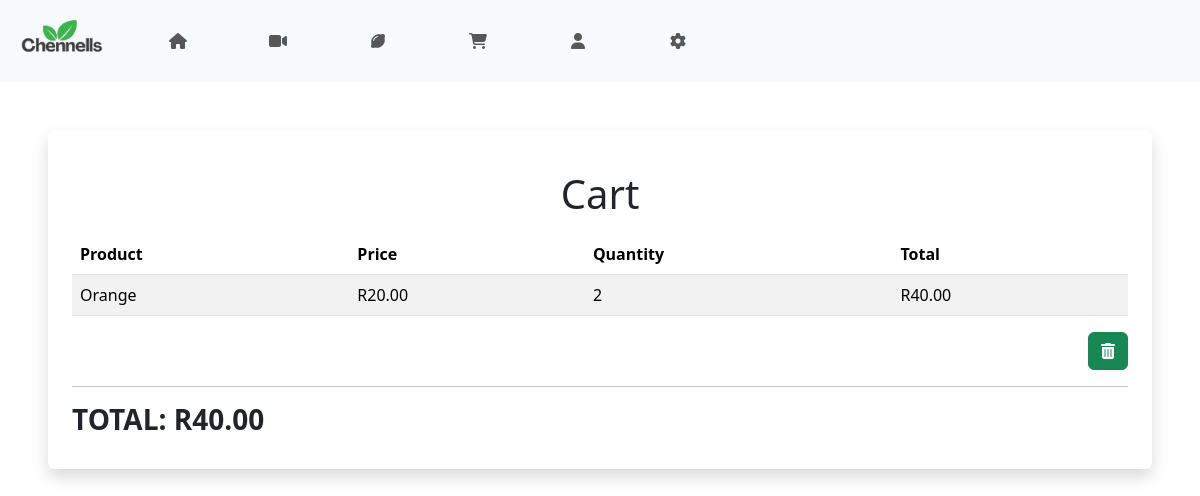
The page /products/cart/ (signed in) on the database its author committed.
### products/models.py (models this page shows, shortened)
class CartItem(models.Model):
    user = models.ForeignKey(User, on_delete=models.CASCADE, default=None)
    product = models.ForeignKey(Product, on_delete=models.CASCADE)
    quantity = models.PositiveIntegerField(default=1)

class Product(models.Model):
    name = models.CharField(max_length=100)
    price = models.DecimalField(default=0, decimal_places=2, max_digits=6)
    description = models.CharField(max_length=250, default='', blank=True, null=True)
    image = models.ImageField(upload_to='uploads/product/')

### products/views.py (the view)
# urls.py: path('cart/', views.view_cart, name='cart'),
def view_cart(request):
    cart_items = CartItem.objects.filter(user=request.user)
    for item in cart_items:
        item.total_price = item.quantity * item.product.price
    total_price = sum(item.total_price for item in cart_items)
    return render(request, 'products/cart.html', {'cart_items': cart_items, 'total_price': total_price})

### products/templates/products/cart.html
{% extends 'main/base.html' %}
{% load static %}
{% block content %}
<div class="shadow p-4 m-5 bg-body rounded">
    <h1 class="text-center my-3">Cart</h1>
    <div class="row">
        <div class="col-md-12">
          <table class="table table-striped">
            <thead>
              <tr>
                <th>Product</th>
                <th>Price</th>
                <th>Quantity</th>
                <th>Total</th>
              </tr>
            </thead>
            <tbody>
              {% for item in cart_items %}
                <tr>
                  <td>{{ item.product.name }}</td>
                  <td>R{{ item.product.price }}</td>
                  <td>{{ item.quantity }}</td>
                  <td>R{{ item.total_price }}</td>  </tr>
              {% endfor %}
            </tbody>
          </table>
          <a href="{% url 'clear_cart' %}" class="btn btn-success float-end" title="Clear Cart"><i class="fa-solid fa-trash-can"></i></a>
        </div>
      </div>
      <hr>
      <h3 class="fw-bold">TOTAL: R{{ total_price }}</h3>
</div>
{% endblock %}

### rows shown on the page
CartItem: product.name "Orange", product.price "20.00", quantity "2", total_price "40.00"

### other values the page prints
{{ total_price }} "40.00"
